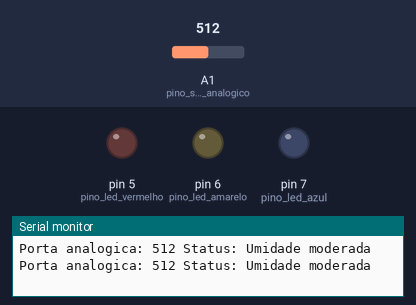
Simulated run of this sketch. Board: Arduino Uno, built with avr-gcc and run on an emulated ATmega328P. Shown: output pins drawn as LEDs (lit = HIGH), the last lines printed to the serial monitor. The test bench sets the inputs (shaded band); at power-on: A1 (pino_sinal_analogico) = 512.

Above: at 1.8 s.
1.9 s: A1 (pino_sinal_analogico) set to 390
At 2.9 s:
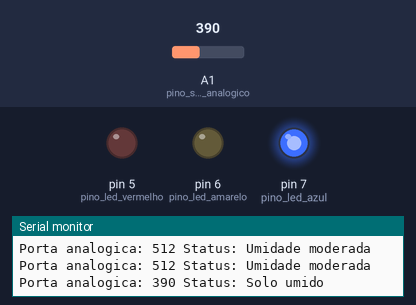
3.5 s: A1 (pino_sinal_analogico) set to 810
At 4.5 s:
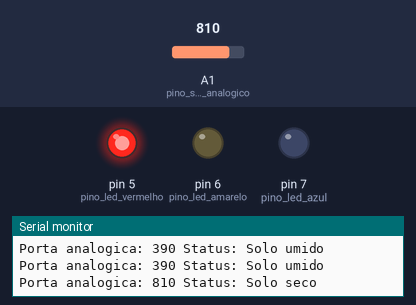
5.5 s: A1 (pino_sinal_analogico) set to 781
At 7.2 s:
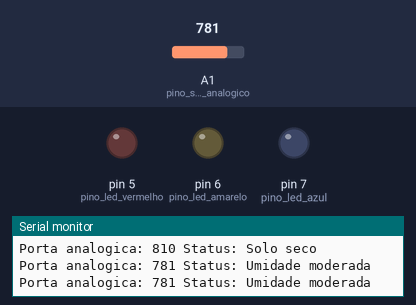
7.5 s: A1 (pino_sinal_analogico) set to 900
At 8.8 s:
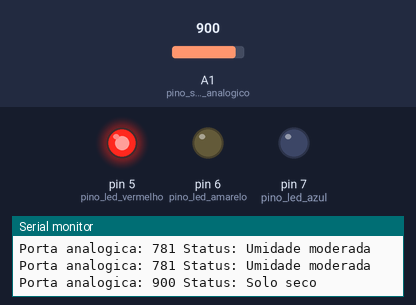
Timing chart, 0 to 10.5 s (numbered marks = the images above; inputs shaded):
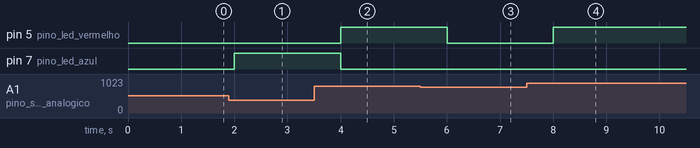

The sketch:

sensor_umidade.ino
```cpp
//Programa: Monitoracao de planta usando Arduino
//Autor: Cristian Freire Passos, Lucas Carvalho, Mikael Hyden, João Victor

#define pino_sinal_analogico A1
#define pino_led_vermelho 5
#define pino_led_amarelo 6
#define pino_led_azul 7

int valor_analogico;

void setup()
{
  Serial.begin(9600);
  pinMode(pino_sinal_analogico, INPUT);
  pinMode(pino_led_vermelho, OUTPUT);
  pinMode(pino_led_amarelo, OUTPUT);
  pinMode(pino_led_azul, OUTPUT);
}

void loop()
{
  //Le o valor do pino A1 do sensor
  valor_analogico = analogRead(pino_sinal_analogico);

  //Mostra o valor da porta analogica no serial monitor
  Serial.print("Porta analogica: ");
  Serial.print(valor_analogico);

  //Solo umido, acende o led azul
  if (valor_analogico < 400)
  {
    Serial.println(" Status: Solo umido");
    apagaleds();
    digitalWrite(pino_led_azul, HIGH);

  }

  //Solo com umidade moderada, acende led amarelo
  else if (valor_analogico > 400 && valor_analogico < 800)
  {
    Serial.println(" Status: Umidade moderada");
    apagaleds();
    //digitalWrite(pino_led_amarelo, HIGH);
  }

  //Solo seco, acende led vermelho
  else {
    Serial.println(" Status: Solo seco");
    apagaleds();
    digitalWrite(pino_led_vermelho, HIGH);
  }

  delay(1000);


}

void apagaleds()
{
  digitalWrite(pino_led_vermelho, LOW);
  digitalWrite(pino_led_amarelo, LOW);
  digitalWrite(pino_led_azul, LOW);
}
```

Measured:
- the behaviour switches between 800 and 799 on A1 (pino_sinal_analogico) (found by bisection; images 2 and 3)
- after the input at 1.9 s, pin 7 (pino_led_azul): LOW → HIGH after 0.10 s
- after the input at 3.5 s, pin 5 (pino_led_vermelho): LOW → HIGH after 0.50 s; pin 7 (pino_led_azul): HIGH → LOW after 0.50 s
- after the input at 5.5 s, pin 5 (pino_led_vermelho): HIGH → LOW after 0.50 s
- after the input at 7.5 s, pin 5 (pino_led_vermelho): LOW → HIGH after 0.51 s
